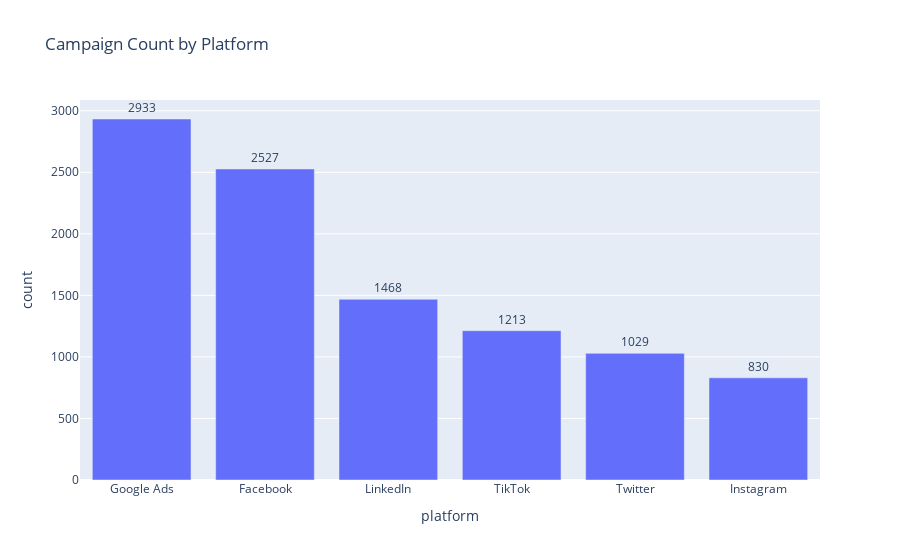
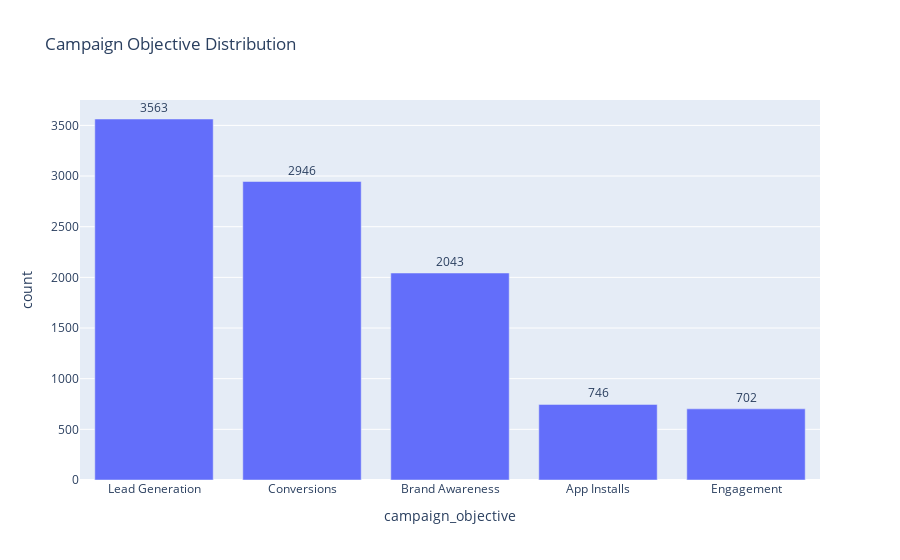
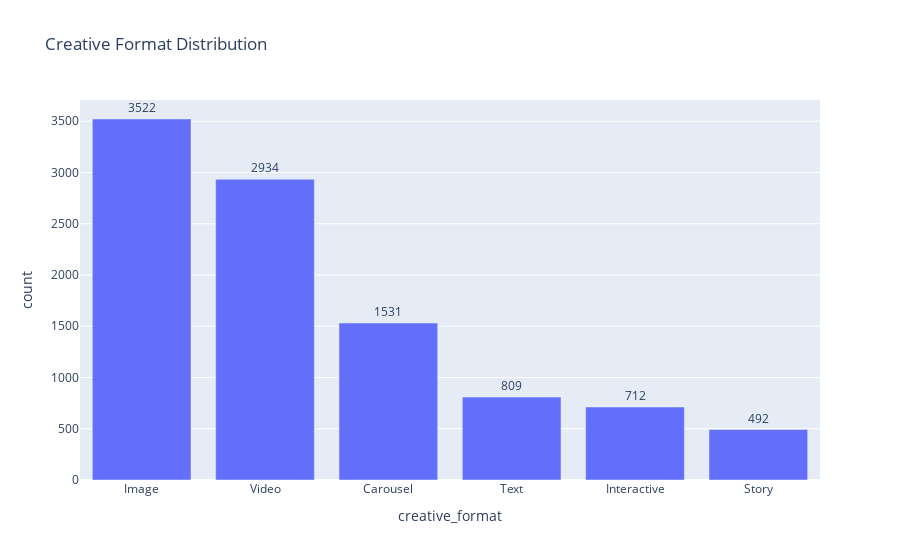
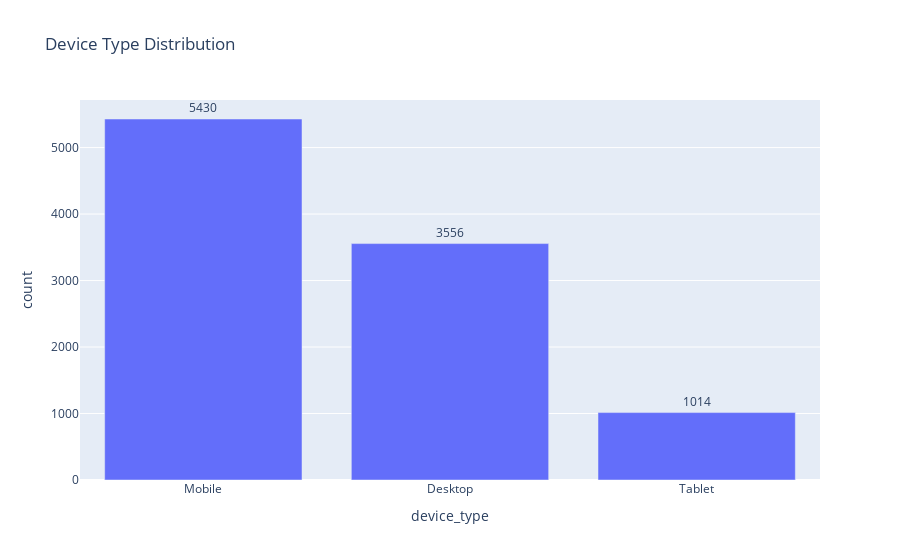

Notebook cell for these charts, in order:
### Markdown cell above
#### Univaraite Analysis

### Code cell
import plotly.express as px

# =========================================================
# UNIVARIATE ANALYSIS
# =========================================================

# -------------------------
# CATEGORICAL VARIABLES
# -------------------------

# 1. Campaign Count by Platform
platform_counts = df['platform'].value_counts().reset_index()
platform_counts.columns = ['platform','count']

fig = px.bar(
    platform_counts,
    x='platform',
    y='count',
    title='Campaign Count by Platform',
    text='count'
)
fig.update_traces(textposition='outside')
fig.show()


# 2. Campaign Objective Distribution
objective_counts = df['campaign_objective'].value_counts().reset_index()
objective_counts.columns = ['campaign_objective','count']

fig = px.bar(
    objective_counts,
    x='campaign_objective',
    y='count',
    title='Campaign Objective Distribution',
    text='count'
)
fig.update_traces(textposition='outside')
fig.show()


# 3. Creative Format Distribution
format_counts = df['creative_format'].value_counts().reset_index()
format_counts.columns = ['creative_format','count']

fig = px.bar(
    format_counts,
    x='creative_format',
    y='count',
    title='Creative Format Distribution',
    text='count'
)
fig.update_traces(textposition='outside')
fig.show()


# 4. Device Type Distribution
device_counts = df['device_type'].value_counts().reset_index()
device_counts.columns = ['device_type','count']

fig = px.bar(
    device_counts,
    x='device_type',
    y='count',
    title='Device Type Distribution',
    text='count'
)
fig.update_traces(textposition='outside')
fig.show()


# 5. Creative Emotion Distribution
emotion_counts = df['creative_emotion'].value_counts().reset_index()
emotion_counts.columns = ['creative_emotion','count']

fig = px.bar(
    emotion_counts,
    x='creative_emotion',
    y='count',
    title='Creative Emotion Distribution',
    text='count'
)
fig.update_traces(textposition='outside')
fig.show()


# 6. Target Audience Age Distribution
age_counts = df['target_audience_age'].value_counts().reset_index()
age_counts.columns = ['target_audience_age','count']

fig = px.bar(
    age_counts,
    x='target_audience_age',
    y='count',
    title='Campaign Distribution by Target Age Group',
    text='count'
)
fig.update_traces(textposition='outside')
fig.show()


# 7. Budget Tier Distribution
budget_counts = df['budget_tier'].value_counts().reset_index()
budget_counts.columns = ['budget_tier','count']

fig = px.bar(
    budget_counts,
    x='budget_tier',
    y='count',
    title='Budget Tier Distribution',
    text='count'
)
fig.update_traces(textposition='outside')
fig.show()


# -------------------------
# NUMERIC VARIABLES
# -------------------------

# 8. Profit Distribution
fig = px.histogram(
    df,
    x='profit',
    nbins=30,
    title='Profit Distribution Across Campaigns'
)
fig.show()

### Figure 1 — Plotly figure (JSON) as saved in the notebook; plotly's stock layout.template omitted (floating-point values rounded to 4 significant figures)
{"data": [{"hovertemplate": "platform=%{x}<br>count=%{text}<extra></extra>", "legendgroup": "", "marker": {"color": "#636efa", "pattern": {"shape": ""}}, "name": "", "orientation": "v", "showlegend": false, "text": [2933.0, 2527.0, 1468.0, 1213.0, 1029.0, 830.0], "textposition": "outside", "type": "bar", "x": ["Google Ads", "Facebook", "LinkedIn", "TikTok", "Twitter", "Instagram"], "xaxis": "x", "y": [2933, 2527, 1468, 1213, 1029, 830], "yaxis": "y"}], "layout": {"barmode": "relative", "legend": {"tracegroupgap": 0}, "title": {"text": "Campaign Count by Platform"}, "xaxis": {"anchor": "y", "domain": [0, 1], "title": {"text": "platform"}}, "yaxis": {"anchor": "x", "domain": [0, 1], "title": {"text": "count"}}}}

### Figure 2 — Plotly figure (JSON) as saved in the notebook; plotly's stock layout.template omitted (floating-point values rounded to 4 significant figures)
{"data": [{"hovertemplate": "campaign_objective=%{x}<br>count=%{text}<extra></extra>", "legendgroup": "", "marker": {"color": "#636efa", "pattern": {"shape": ""}}, "name": "", "orientation": "v", "showlegend": false, "text": [3563.0, 2946.0, 2043.0, 746.0, 702.0], "textposition": "outside", "type": "bar", "x": ["Lead Generation", "Conversions", "Brand Awareness", "App Installs", "Engagement"], "xaxis": "x", "y": [3563, 2946, 2043, 746, 702], "yaxis": "y"}], "layout": {"barmode": "relative", "legend": {"tracegroupgap": 0}, "title": {"text": "Campaign Objective Distribution"}, "xaxis": {"anchor": "y", "domain": [0, 1], "title": {"text": "campaign_objective"}}, "yaxis": {"anchor": "x", "domain": [0, 1], "title": {"text": "count"}}}}

### Figure 3 — Plotly figure (JSON) as saved in the notebook; plotly's stock layout.template omitted (floating-point values rounded to 4 significant figures)
{"data": [{"hovertemplate": "creative_format=%{x}<br>count=%{text}<extra></extra>", "legendgroup": "", "marker": {"color": "#636efa", "pattern": {"shape": ""}}, "name": "", "orientation": "v", "showlegend": false, "text": [3522.0, 2934.0, 1531.0, 809.0, 712.0, 492.0], "textposition": "outside", "type": "bar", "x": ["Image", "Video", "Carousel", "Text", "Interactive", "Story"], "xaxis": "x", "y": [3522, 2934, 1531, 809, 712, 492], "yaxis": "y"}], "layout": {"barmode": "relative", "legend": {"tracegroupgap": 0}, "title": {"text": "Creative Format Distribution"}, "xaxis": {"anchor": "y", "domain": [0, 1], "title": {"text": "creative_format"}}, "yaxis": {"anchor": "x", "domain": [0, 1], "title": {"text": "count"}}}}

### Figure 4 — Plotly figure (JSON) as saved in the notebook; plotly's stock layout.template omitted (floating-point values rounded to 4 significant figures)
{"data": [{"hovertemplate": "device_type=%{x}<br>count=%{text}<extra></extra>", "legendgroup": "", "marker": {"color": "#636efa", "pattern": {"shape": ""}}, "name": "", "orientation": "v", "showlegend": false, "text": [5430.0, 3556.0, 1014.0], "textposition": "outside", "type": "bar", "x": ["Mobile", "Desktop", "Tablet"], "xaxis": "x", "y": [5430, 3556, 1014], "yaxis": "y"}], "layout": {"barmode": "relative", "legend": {"tracegroupgap": 0}, "title": {"text": "Device Type Distribution"}, "xaxis": {"anchor": "y", "domain": [0, 1], "title": {"text": "device_type"}}, "yaxis": {"anchor": "x", "domain": [0, 1], "title": {"text": "count"}}}}
